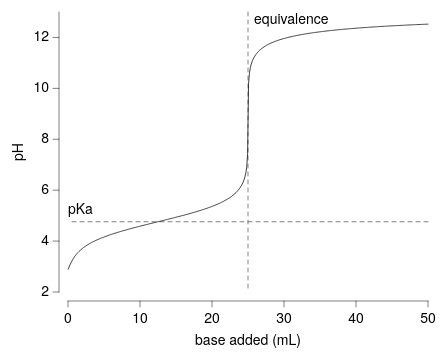

Source (Vega-Lite JSON):
### Vega-Lite specification from a JSON file in a GitHub repository (floating-point values rounded to 4 significant figures; data arrays with more than 128 entries replaced by an {"elided": "..."} marker saying what was removed)
{"background": null, "config": {"arc": {"fill": "#DBDBDB", "fillOpacity": 1.0, "innerRadius": 35.0, "padAngle": 0.03, "stroke": "black", "strokeOpacity": 1, "strokeWidth": 0.25}, "area": {"fill": "#DBDBDB", "fillOpacity": 1.0, "stroke": "black", "strokeOpacity": 1, "strokeWidth": 0.25}, "axis": {"domain": true, "domainCap": "round", "domainColor": "black", "domainWidth": 0.25, "grid": false, "gridCap": "round", "gridColor": "#F1F1F1", "gridDash": [0, 0], "gridOpacity": 1.0, "gridWidth": 0.25, "labelColor": "black", "labelFont": "Helvetica Neue", "labelFontSize": 7, "labelFontStyle": "normal", "labelFontWeight": 400, "offset": 4.5, "ticks": true, "tickCap": "round", "tickColor": "black", "tickRound": false, "tickSize": 3, "tickWidth": 0.25, "titleColor": "black", "titleFont": "Helvetica Neue", "titleFontSize": 7, "titleFontStyle": "normal", "titleFontWeight": 400}, "axisX": {"domain": true, "labelAlign": "center", "labelAngle": 0, "labels": true, "ticks": true, "translate": 0}, "axisY": {"domain": true, "labelAlign": "right", "labelAngle": 0, "labels": true, "ticks": true, "translate": 0}, "axisRight": {"domain": true, "labelAlign": "left", "labelAngle": 0, "labels": true, "ticks": true, "translate": 0}, "axisTop": {"domain": true, "labelAlign": "center", "labelAngle": 0, "labels": true, "ticks": true, "translate": 0}, "axisBand": {"tickOffset": 0}, "bar": {"fill": "#DBDBDB", "fillOpacity": 1.0, "stroke": "black", "strokeOpacity": 1, "strokeWidth": 0.25}, "boxplot": {"size": 12.6, "ticks": {"cornerRadius": 0.25, "fill": "black", "opacity": 1, "size": 6.3, "thickness": 0.25}, "box": {"fillOpacity": 1.0, "stroke": "black", "strokeOpacity": 1, "strokeWidth": 0.25}, "median": {"cornerRadius": 0, "fill": "black", "fillOpacity": 1.0, "opacity": 1, "size": 12.6, "thickness": 0.25}, "rule": {"fill": "black", "fillOpacity": 1.0, "size": 14.0, "stroke": "black", "strokeDash": [0, 0], "strokeOpacity": 1, "strokeWidth": 0.25}, "outliers": {"color": "black", "fill": "black", "fillOpacity": 1.0, "size": 0, "stroke": "black", "strokeOpacity": 1, "strokeWidth": 0.25}}, "circle": {"fill": "black", "fillOpacity": 1.0, "size": 0.7, "stroke": null, "strokeOpacity": 1, "strokeWidth": 0.25}, "errorband": {"band": {"fillOpacity": 0.6, "stroke": null, "strokeWidth": 0.25, "strokeOpacity": 1}, "borders": {"opacity": 0, "strokeOpacity": 0.25, "strokeWidth": 1}}, "errorbar": {"opacity": 1, "rule": {"strokeDash": [0, 0], "strokeWidth": 0.25}, "ticks": {"color": "black", "cornerRadius": 0.125, "opacity": 1, "size": 8.4, "thickness": 0.25}, "thickness": 0.25}, "font": "Helvetica Neue", "geoshape": {"fill": "#DBDBDB", "fillOpacity": 1.0, "stroke": "black", "strokeOpacity": 1, "strokeWidth": 0.25}, "header": {"labelColor": "black", "labelFont": "Helvetica Neue", "labelFontSize": 7, "labelFontStyle": "normal", "labelFontWeight": 400, "titleColor": "black", "titleFont": "Helvetica Neue", "titleFontSize": 7, "titleFontStyle": "normal", "titleFontWeight": 400, "titlePadding": 0}, "legend": {"disable": false, "offset": 4.5, "titlePadding": 4, "labelOffset": 2, "gradientLabelOffset": 2, "gradientLength": 70.0, "gradientThickness": 7.0, "gradientOpacity": 1.0, "gradientStrokeColor": "black", "gradientStrokeWidth": 0.25, "labelColor": "black", "labelFont": "Helvetica Neue", "labelFontSize": 7, "labelFontStyle": "normal", "labelFontWeight": 400, "strokeColor": "black", "strokeWidth": 0, "symbolSize": 42, "symbolStrokeColor": "black", "symbolStrokeWidth": 0.25, "titleColor": "black", "titleFont": "Helvetica Neue", "titleFontSize": 7, "titleFontStyle": "normal", "titleFontWeight": 400}, "line": {"color": "black", "stroke": "black", "strokeCap": "round", "strokeDash": [0, 0], "strokeOpacity": 1, "strokeWidth": 0.375}, "point": {"filled": true, "fill": "#DBDBDB", "fillOpacity": 1.0, "size": 7.0, "stroke": "black", "strokeOpacity": 1, "strokeWidth": 0.25}, "range": {"category": ["#C6D9F1", "#F1C9CB", "#FEF0B9", "#CEE37A", "#7AA8E0", "#E589A3", "#FDDD5D", "#68B961", "#4177B1", "#C35082", "#E5C227", "#438156"], "diverging": {"scheme": ["#C35082", "#CE6D94", "#D989A7", "#E2A4BA", "#EABFCE", "#F1DBE2", "#F6F6F6", "#D7E0EB", "#B9CBE0", "#9BB6D5", "#7DA1C9", "#5F8CBD", "#4177B1"]}, "heatmap": {"scheme": ["#32022B", "#43044D", "#4C196E", "#4D338C", "#484DA6", "#3A68BB", "#1D83CA", "#1D9CCB", "#23B5C9", "#28CDC5", "#4DE0B4", "#91EE9F"]}, "ordinal": {"scheme": ["#F1F1F1", "#DBDBDB", "#C6C6C6", "#B2B2B2", "#9D9D9D", "#898989", "#767676", "#636363", "#515151", "#404040", "#2F2F2F", "#1F1F1F"]}, "ramp": {"scheme": ["#32022B", "#43044D", "#4C196E", "#4D338C", "#484DA6", "#3A68BB", "#1D83CA", "#1D9CCB", "#23B5C9", "#28CDC5", "#4DE0B4", "#91EE9F"]}}, "rule": {"color": "black", "stroke": "black", "strokeCap": "round", "strokeDash": [2, 2], "strokeOpacity": 1, "strokeWidth": 0.25}, "scale": {"bandPaddingInner": 0.1, "bandPaddingOuter": 0.1, "round": false}, "rect": {"fill": "#DBDBDB", "fillOpacity": 1.0, "stroke": "black", "strokeOpacity": 1, "strokeWidth": 0.25}, "square": {"fill": "#DBDBDB", "fillOpacity": 1.0, "size": 14.0, "stroke": "black", "strokeOpacity": 1, "strokeWidth": 0.25}, "text": {"color": "black", "font": "Helvetica Neue", "fontSize": 7, "fontStyle": "normal", "fontWeight": 400}, "tick": {"color": "black", "cornerRadius": 0.125, "opacity": 1.0, "size": 12.6, "thickness": 0.25}, "title": {"anchor": "middle", "frame": "group", "color": "black", "font": "Helvetica Neue", "fontSize": 7, "fontStyle": "normal", "fontWeight": 400, "subtitleColor": "black", "subtitleFont": "Helvetica Neue", "subtitleFontSize": "Helvetica Neue", "subtitleFontStyle": "normal", "subtitleFontWeight": 400}, "trail": {"color": "black", "opacity": 1, "size": 0.375}, "view": {"continuousWidth": 180, "continuousHeight": 140, "discreteWidth": 180, "discreteHeight": 140, "fill": null, "stroke": null, "strokeWidth": 0.25}}, "layer": [{"data": {"name": "data-9166425d4191514ae115a8b70e47660b"}, "mark": {"type": "line"}, "encoding": {"x": {"field": "Vb", "scale": {"domain": [0, 50], "nice": false}, "title": "base added (mL)", "type": "quantitative"}, "y": {"field": "pH", "scale": {"domain": [2, 13], "nice": false}, "title": "pH", "type": "quantitative"}}}, {"layer": [{"data": {"values": [{"__dysonsphere__": 1}]}, "mark": {"type": "rule", "opacity": 1.0}, "encoding": {"x": {"datum": 25.0}}}, {"data": {"values": [{"__dysonsphere__": 1}]}, "mark": {"type": "text", "align": "left", "baseline": "top", "dx": 3, "dy": 0, "fontSize": 7}, "encoding": {"text": {"value": "equivalence"}, "x": {"datum": 25.0}, "y": {"value": 0}}}]}, {"layer": [{"data": {"values": [{"__dysonsphere__": 1}]}, "mark": {"type": "rule", "opacity": 1.0, "strokeDash": [2, 2]}, "encoding": {"y": {"datum": 4.76}}}, {"data": {"values": [{"__dysonsphere__": 1}]}, "mark": {"type": "text", "align": "left", "baseline": "bottom", "dx": 0, "dy": -3, "fontSize": 7}, "encoding": {"text": {"value": "pKa"}, "x": {"value": 0}, "y": {"datum": 4.76}}}]}], "$schema": "https://vega.github.io/schema/vega-lite/v6.4.1.json", "datasets": {"data-9166425d4191514ae115a8b70e47660b": {"elided": "400 records"}}}
